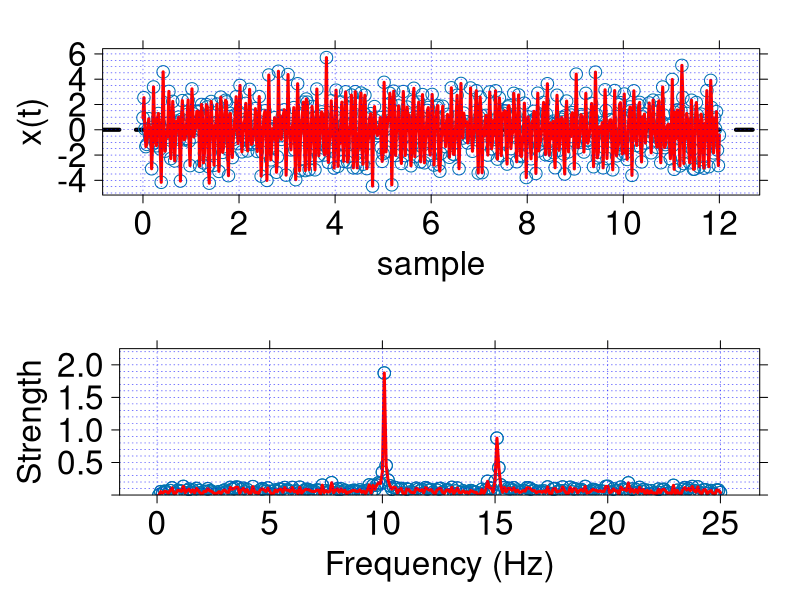

Write the R code that produced this figure.

#

##################################################
# ref
# https://onestepafteranother.wordpress.com/signal-analysis-and-fast-fourier-transforms-in-r/


##################################################################
##################################################################
###
###  LIBRARIES
###
library(lattice) # for xyplot
library(stats) # for fft


##################################################################
##################################################################
###
###  FUNCTIONS
###
plot.timeseries <- function(time.series, tn) {

# plot <- xyplot(time.series ~ 0: length(time.series),
 # plot <-

 xyplot( time.series ~ tn,
                    col.line = c('red'), type = c("b"), lty=1, lwd=3,
                    pch=1, cex=1.5,
                    xlab=list(label="sample", cex=2),
                    ylab=list(label="x(t)", cex=2),
                    scales=list(font=1, cex=2
                                #,y=list(at=seq(-2,2,1),limits=c(-2.1,2.1))
                                #x=list(at=seq(-5,5,2),limits=c(-7,7))
                    ),
                    abline=list(h=c(0),lwd=4,lty=2),

                    ##function to modify the grid pattern
                    panel=function(...) {
                      panel.xyplot(...)
                      panel.grid(h=-20, v=-1, col.line="blue", lwd=0.5, lty=3 )
                    }

  )

}

plot.frequency.spectrum <- function(X,f){

xyplot( X ~ f,
                   col.line = c('red'),
                   type = c("b"), lty=1, lwd=3,
                   pch=1, cex=1.5,
                   xlab=list(label="Frequency (Hz)", cex=2),
                   ylab=list(label="Strength", cex=2),
                   scales=list(font=1, cex=2,
                     y=list(limits=c( 0,  max(X) +  (20*max(X))/100   ) )
                     ),
                   ##function to modify the grid pattern
                   panel=function(...) {
                     panel.xyplot(...)
                     panel.grid(h=-20, v=-1, col.line="blue", lwd=0.5, lty=3 )
                   }

                   )

}



##################################################################
##################################################################
###
###  MAIN
###


##################################################################
# Time Domain setup
acq.freq <- 50
dt <- 1/acq.freq #s

T <- 12
df <- 1/T
n <- T/dt


#CREATE OUR TIME SERIES DATA

t <- seq(0,T,by=dt)

dc.component <- 0
component.strength <- c(2,1,0) # strength of signal components
component.freqs <- c(10,15,0)        # frequency of signal components (Hz)
component.delay <- c(0,0,0)         # delay of signal components (radians)


f   <- function(t) {
  dc.component + sum( component.strength * sin(2*pi*component.freqs*t + component.delay))
}

sd.additivenoise <- 0.9    # additive noise standard deviation
mean.amplitude <- 0

y <- sapply(t, function(t) f(t)) +  rnorm(length(t), mean = mean.amplitude, sd = sd.additivenoise)


# Create a linear trend
y <- y + 50*t

# Filter out the linear trend
trend <- lm(y~t)
y <- trend$residuals




##################################################################
# Frequency Domain setup

#CREATE OUR FREQUENCY ARRAY
f <- 1:length(t)/T

#FOURIER TRANSFORM WORK
Y <- fft(y)

mag <- Mod(Y)*2/n

# Discrete Fourier transforms can be normalized in different ways.
# Some apply the whole normalization to the forward transform, some to
# the reverse transform, some apply the square root to each, and some
# don't normalize at all (in which case the reverse of the forward
# transform will need scaling).
# http://r.789695.n4.nabble.com/Is-R-s-fast-fourier-transform-function-different-from-quot-fft2-quot-in-Matlab-td864669.html



pts <- plot.timeseries(y,t)
pfs <- plot.frequency.spectrum( mag[1:length(f)/2], f[1:length(f)/2])


print(pts, split = c(1, 1, 1, 2), more = TRUE)
print(pfs, split = c(1, 2, 1, 2), more = FALSE)
